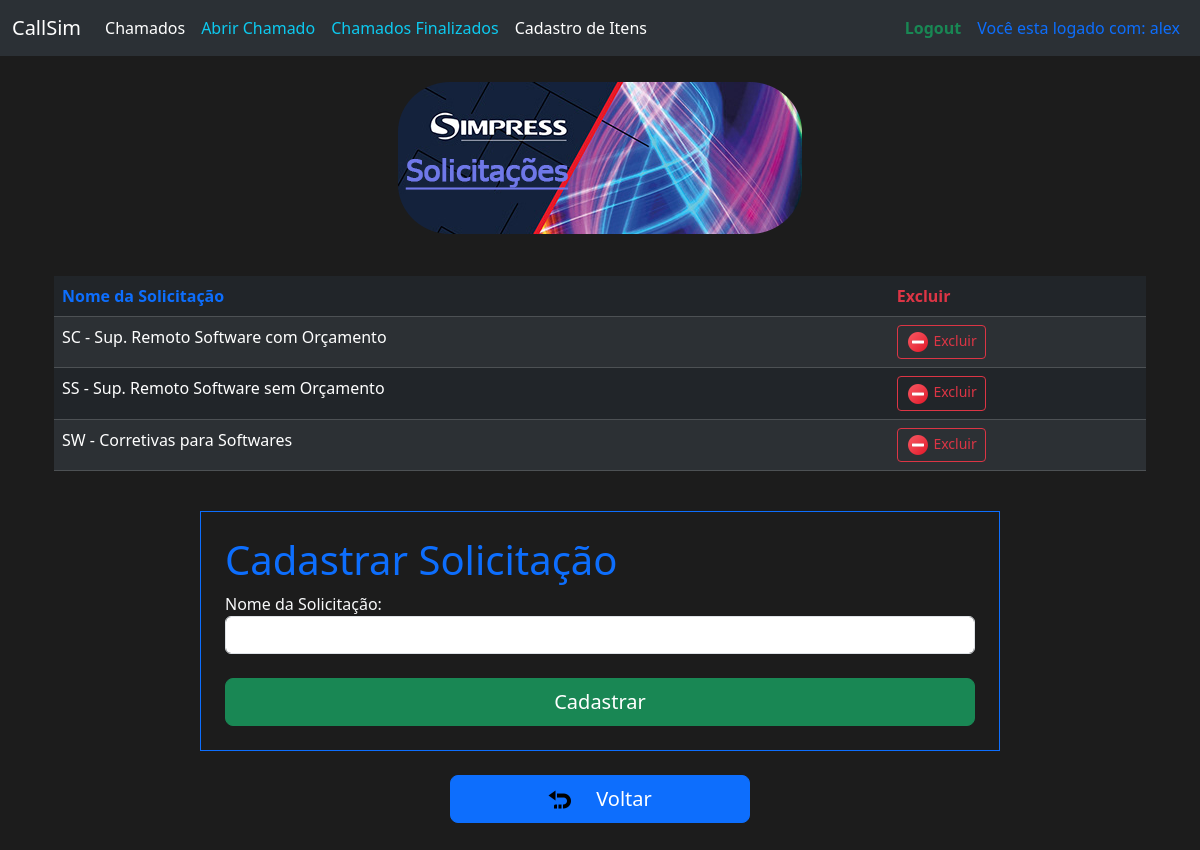
The app's page /solicitacao/ (signed in) with its own data.
### CallSim/models.py (models this page shows, shortened)
class Usuario(db.Model, UserMixin):
    id = db.Column(db.Integer, primary_key=True)
    nome = db.Column(db.String(120), nullable=False)
    usuario = db.Column(db.String(length=100), nullable=False, unique=True)
    email = db.Column(db.String(length=100), nullable=False, unique=True)
    senha = db.Column(db.String(length=60), nullable=False, unique=True)
    lembrete_senha = db.Column(db.String(length=100), nullable=False, unique=True)
    @property
    def senhacript(self):
        return self.senhacrip

class TipoDeSolicitacao(db.Model):
    id = db.Column(db.Integer, primary_key=True)
    solicitacao = db.Column(db.String(250), nullable=False)

### CallSim/routes.py (the view, shortened to what this page needs)
@app.route('/solicitacao/', methods=['GET', 'POST'])
@login_required
def solicitacao():
    form = SolicitacaoForm()
    dados_solicitacao = TipoDeSolicitacao.query.all()
    if not dados_solicitacao:
        flash('Lista de Solicitações ainda não possui dados.', category='warning')
    return render_template('solicitacao.html', form=form, dados_solicitacao=dados_solicitacao)

### CallSim/form.py
class SolicitacaoForm(FlaskForm):
    solicitacao = StringField('Nome da Solicitação:', validators=[DataRequired(message="Este campo é Obrigatório")])
    submit = SubmitField('Cadastrar')

### CallSim/models.py (called while the page is built)
@login_manager.user_loader
def load_user(usuario_id):
    return Usuario.query.get(int(usuario_id))

### CallSim/templates/solicitacao.html (shortened to what this page needs)
{% extends 'base.html' %}
{% block conteudo %}
<div class="d-flex justify-content-center align-items-center">
    <div class="container row">
        <div class="col-12">
            <div class="text-center">
                <img src="{{url_for('static', filename='img/banner_solicitacao.png')}}" class="img-fluid h3 mb-3 mt-4">
            </div>
            <table class="table table-striped table-hover table-dark mt-4">
                <thead>
                <tr>
                    <th class="text-primary">Nome da Solicitação</th>
                    <th class="text-danger">Excluir</th>
                </tr>
                </thead>
                <tbody>
                {% for linha in dados_solicitacao %}
                <tr>
                    <td>{{ linha.solicitacao }}</td>
                    <td>
                        <form action="{{ url_for('excluir_solicitacao', solicitacao_id=linha.id) }}" method="POST">
                            <button type="button" class="btn btn-outline-danger btn-sm"
                            data-bs-toggle="modal" data-bs-target="#modalExcluir{{ linha.id }}">
                                <img src="{{url_for('static', filename='img/excluir.png')}}">  Excluir
                            </button>
                        </form>
                    </td>
                </tr>
                {% endfor %}
                </tbody>
            </table>
        </div>
    </div>
</div>
<div class="d-flex justify-content-center align-items-center mt-4">
    <div class="row col-8">
        {% import "macro_campos.html" as m %}
        <form method="POST" class="form-register border border-primary p-4" novalidate>
            <h1 class="display-6 text-primary">Cadastrar Solicitação</h1>
            {{ m.render_field(form.solicitacao) }}
            <div class="d-grid mt-4">
                {{ form.submit(class="btn btn-lg btn-success") }}
            </div>
        </form>
    </div>
</div>
<div class="d-flex gap-5 justify-content-center align-items-center mt-4 mb-5">
    <a href="{{ url_for('itens') }}" class="btn btn-lg btn-primary w-25"><img src="{{ url_for('static', filename='img/voltar.png') }}" class="me-4 img-fluid">Voltar</a>
</div>
{% endblock %}

### CallSim/templates/base.html (shortened to what this page needs)
<!DOCTYPE html>
<html lang="pt-br">
<head>
    <link href="https://cdn.jsdelivr.net/npm/bootstrap@5.3.8/dist/css/bootstrap.min.css" rel="stylesheet"
>
</head>
<body>
<nav class="navbar navbar-expand-lg bg-body-tertiary" data-bs-theme="dark">
    <div class="container-fluid">
        <a class="navbar-brand" href="{{ url_for('home') }}">CallSim</a>
        <div class="collapse navbar-collapse" id="navbarNavAltMarkup">
            <div class="navbar-nav">
                <a class="nav-link active" aria-current="page" href="{{url_for('lista_chamado')}}">Chamados</a>
                <a class="nav-link active text-info" aria-current="page" href="{{url_for('abrir_chamado')}}">Abrir
                    Chamado</a>
                <a class="nav-link active text-info" aria-current="page" href="{{url_for('lista_chamado_encerrado')}}">Chamados
                    Finalizados</a>
                <a class="nav-link active" aria-current="page" href="{{ url_for('itens') }}">Cadastro de Itens</a>
            </div>
            <div class="navbar-nav ms-auto">
                {% if current_user.is_authenticated %}
                <a class="nav-link text-success fw-bold" href="{{url_for('logout')}}">Logout</a>
                <a class="nav-link text-primary">Você esta logado com: {{ current_user.usuario }}</a>
                {% else %}
                <a class="nav-link text-danger fw-semibold" href="{{url_for('index')}}">Login</a>
                <a class="nav-link disabled" aria-disabled="true">Não há usuário logado</a>
                {% endif %}
            </div>
        </div>
    </div>
</nav>
{% block conteudo %}
{% endblock %}
</body>
</html>

### CallSim/templates/base.html (style rules this page uses)
body { background-color: #1C1C1C; color: honeydew; }
form label { color: honeydew !important; }

### records on screen
Usuario: usuario "alex"
TipoDeSolicitacao: solicitacao "SC - Sup. Remoto Software com Orçamento"
TipoDeSolicitacao: solicitacao "SS - Sup. Remoto Software sem Orçamento"
TipoDeSolicitacao: solicitacao "SW - Corretivas para Softwares"

### other values on screen
{{ field.label(class="label_class text-light") }} "Nome da Solicitação:"
